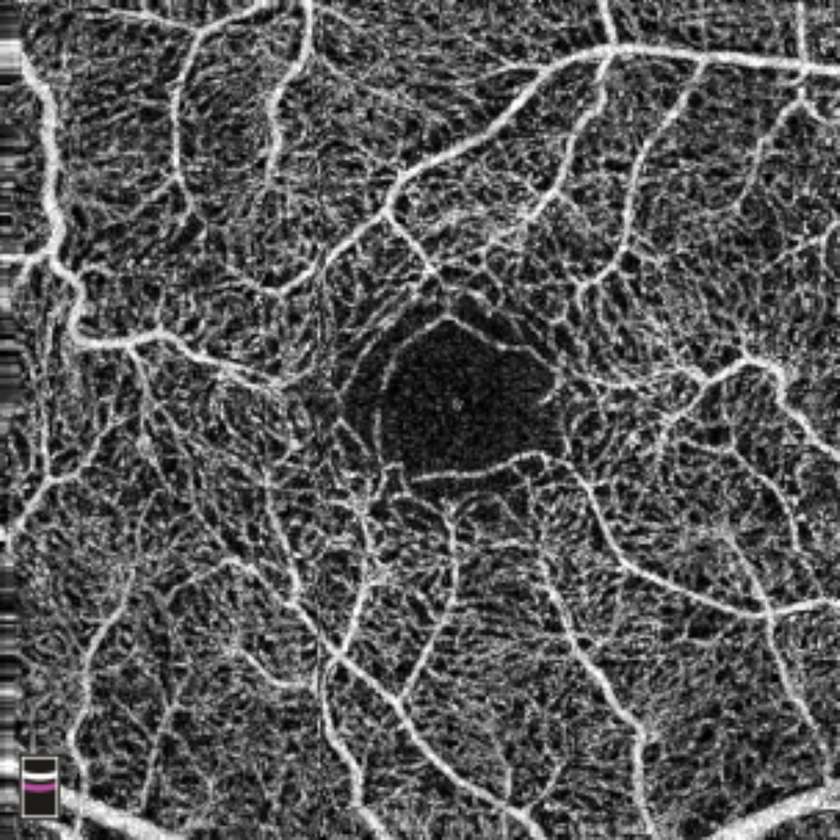
#> input picture test_images/5000.tif, 840 x 840 px, shrunk from 1000 x 1000 before the run, found by its file name
$ python frangi_2dfilter.py
#> lines starting #> are read from the running program, lines starting #| are printed output that depends on the picture
### old_translation/hessian2d.py
import numpy as np
from scipy.ndimage import convolve

def hessian_filter(I:np.ndarray, sigma:float=1)-> tuple[np.ndarray, np.ndarray, np.ndarray]:
    """
    Compute the second-order derivatives (Hessian) of an image.

    Parameters:
        I (ndarray): Grayscale image (float32 or float64).
        sigma (float): Standard deviation of the Gaussian.

    Returns:
        Dxx, Dxy, Dyy (ndarrays): Second derivative components.
    """
    # Generate filter grid
    size = int(np.round(3 * sigma))
    x, y = np.meshgrid(np.arange(-size, size + 1),
                       np.arange(-size, size + 1))

    # Gaussian 2nd derivative filters
    normalization = 1 / (2 * np.pi * sigma**4)
    DGaussxx = normalization * ((x**2 / sigma**2) - 1) * np.exp(-(x**2 + y**2) / (2 * sigma**2))
    DGaussxy = (1 / (2 * np.pi * sigma**6)) * (x * y) * np.exp(-(x**2 + y**2) / (2 * sigma**2))
    DGaussyy = DGaussxx.T  # Transpose for symmetry

    # Convolve image with filters
    Dxx = convolve(I, DGaussxx, mode='reflect')
    Dxy = convolve(I, DGaussxy, mode='reflect')
    Dyy = convolve(I, DGaussyy, mode='reflect')

    return Dxx, Dxy, Dyy


# [29 lines left out: function main, not called in this run]

# [2 lines that do not run on import are left out]

### old_translation/frangi_2dfilter.py
from hessian2d import hessian_filter
import numpy as np

def eig2im(Dxx:np.ndarray, Dxy:np.ndarray, Dyy:np.ndarray) -> tuple[np.ndarray, np.ndarray, np.ndarray, np.ndarray]:
    """
    Compute the eigenvalues and eigenvectors of the Hessian matrix at each pixel.

    Parameters:
    - Dxx: Second-order derivative in the x direction
    - Dxy: Second-order mixed derivative
    - Dyy: Second-order derivative in the y direction

    Returns:
    - X: x-component of the dominant eigenvector
    - Y: y-component of the dominant eigenvector
    - m2: Eigenvalue of the dominant direction (larger absolute value)
    - m1: Eigenvalue of the orthogonal direction (smaller absolute value)
    """
    tmp = np.sqrt((Dxx - Dyy)**2 + 4 * Dxy**2)

    eig1 = 0.5 * (Dxx + Dyy + tmp)
    eig2 = 0.5 * (Dxx + Dyy - tmp)

    aeig1 = np.abs(eig1)
    aeig2 = np.abs(eig2)

    m1 = np.where(aeig1 > aeig2, eig2, eig1)
    m2 = np.where(aeig1 > aeig2, eig1, eig2)

    v2x = 2 * Dxy
    v2y = Dyy - Dxx + tmp

    norm = np.sqrt(v2x**2 + v2y**2)
    v2x[norm != 0] /= norm[norm != 0]
    v2y[norm != 0] /= norm[norm != 0]

    v1x = -v2y
    v1y = v2x

    X = np.where(aeig1 > aeig2, v2x, v1x)
    Y = np.where(aeig1 > aeig2, v2y, v1y)

    return X, Y, m2, m1


def frangi_2Dfilter(X:np.ndarray, opts:dict) -> np.ndarray:
    """
    Apply Frangi vesselness filter to a 2D grayscale image across multiple scales.

    This function enhances tubular or vessel-like structures in the input image
    by computing the Hessian matrix at multiple Gaussian scales and evaluating
    a vesselness measure based on eigenvalue analysis.

    Parameters:
    - X (np.ndarray): 2D grayscale input image
    - opts (dict): Dictionary of options with keys:
        - 'sigmarange': tuple(float, float), range of sigma values
        - 'sigmastepsize': float, step size for sigma
        - 'correctionconst1': float, Frangi filter parameter (beta)
        - 'correctionconst2': float, Frangi filter parameter (c)

    Returns:
    - Y (np.ndarray): 2D image with vesselness response (same shape as X)
    """
    # Generate array of sigma values (scales) for multi-scale filtering
    sigmas = np.arange(opts['sigmarange'][0],
                       opts['sigmarange'][1] + opts['sigmastepsize'],
                       opts['sigmastepsize'])
    sigmas = np.sort(sigmas) # Ensure ascending order

    # Constants used in the Frangi vesselness formula
    beta = 2 * opts['correctionconst1'] ** 2
    c = 2 * opts['correctionconst2'] ** 2

    # Preallocate arrays to store results for each scale
    h, w = X.shape
    filtX_persigma = np.zeros((h, w, len(sigmas)))
    angles_persigma = np.zeros((h, w, len(sigmas)))

    # Process image at each scale
    for i, sigma in enumerate(sigmas):
        # Compute second-order derivatives of image at current scale
        Dxx, Dxy, Dyy = hessian_filter(X, sigma)
        # Normalize derivative responses by sigma^2 (scale-space theory)
        var= sigma**2
        Dxx *= var
        Dxy *= var
        Dyy *= var

        # Compute eigenvalues and eigenvectors of the Hessian matrix
        Xi, Yi, m2, m1 = eig2im(Dxx, Dxy, Dyy)

        # Calculate vessel orientation (angle of minor eigenvector)
        angles = np.arctan2(Xi, Yi)

        # Avoid division by zero in later steps
        m1[m1 == 0] = np.finfo(np.float64).eps # set the 0s to a small value
        mratio = (m2 / m1)**2

        # Compute the output image
        Xfiltered = np.exp(-mratio / beta) * (1 - np.exp(-(m1**2 + m2**2) / c))
        Xfiltered[m1 > 0] = 0
        filtX_persigma[:, :, i] = Xfiltered
        angles_persigma[:, :, i] = angles
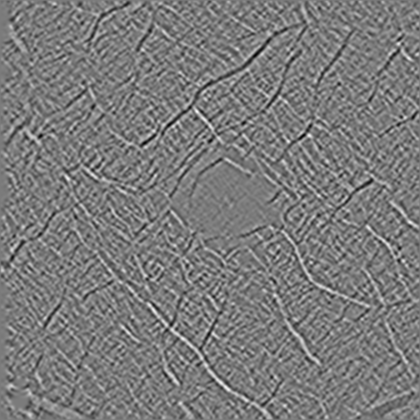
#> Dxy: shape (840, 840) float64 (shown at 1/2 size); min -0.147, max 0.157, mean 9.58e-07; drawn with min black and max white
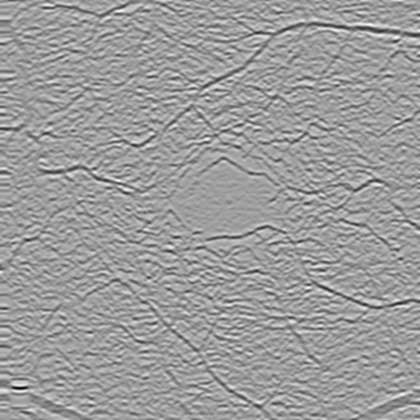
#> Dyy: shape (840, 840) float64 (shown at 1/2 size); min -0.349, max 0.212, mean -0.00552; drawn with min black and max white
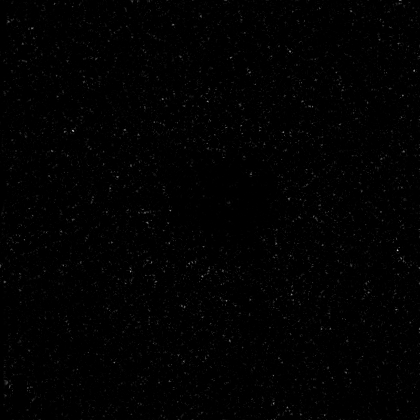
#> Xfiltered: shape (840, 840) float64 (shown at 1/2 size); min 0, max 5.24e-05, mean 3.76e-07; drawn with min black and max white
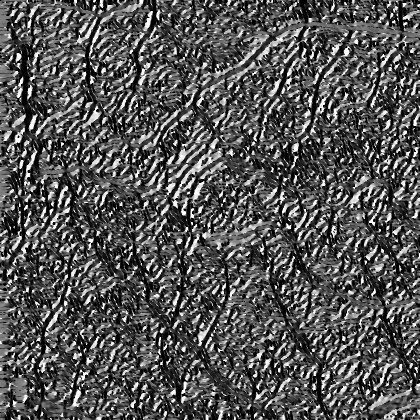
#> Xi: shape (840, 840) float64 (shown at 1/2 size); min -1, max 1, mean -0.336; drawn with min black and max white
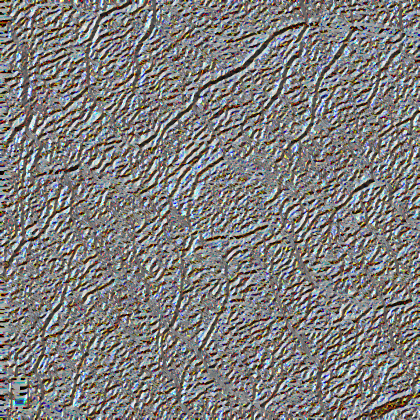
#> angles_persigma: shape (840, 840, 3) float64 (shown at 1/2 size); mean of channels 0, 1, 2 -0.781, -0.812, -0.834; drawn with min black and max white
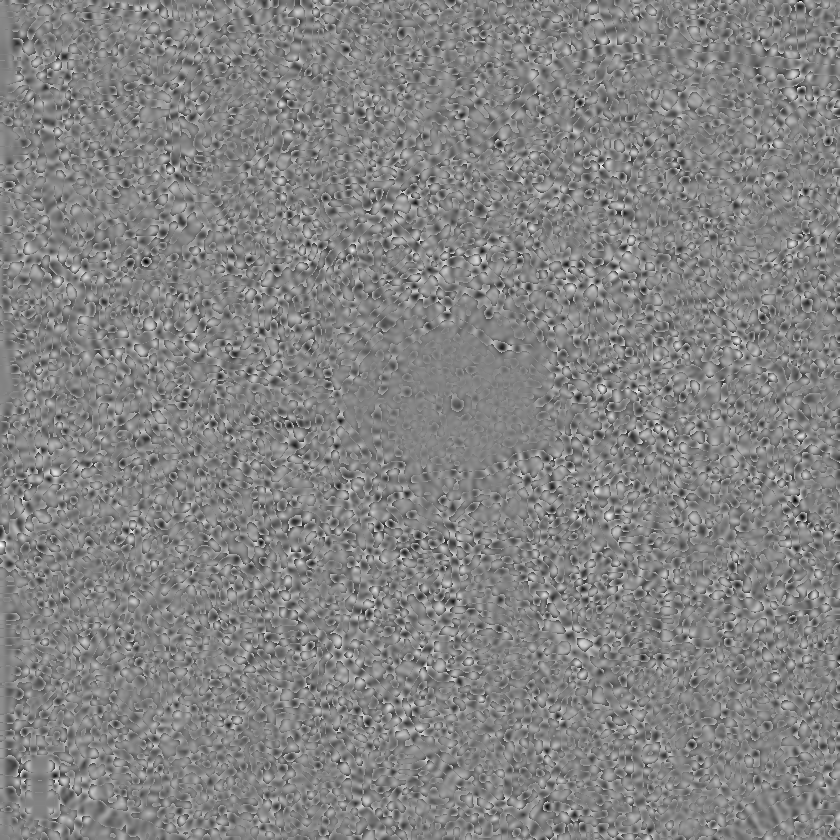
#> m1: shape (840, 840) float64; min -0.164, max 0.154, mean 0.000135; drawn with min black and max white

    Y = np.max(filtX_persigma, axis=2)
    return Y


def main():
    # Testing:
    from skimage import io, img_as_float
    import matplotlib.pyplot as plt

    image = img_as_float(io.imread("/Users/milameteor/Library/CloudStorage/OneDrive-UWA/M4 Backup/LEI/to_be_rename/MILA_renamed/test/5000.tif", as_gray=True))

    opts = {
        'sigmarange': (1, 3),
        'sigmastepsize': 1,
        'correctionconst1': 0.8,
        'correctionconst2': 15
    }

    vessel_image = frangi_2Dfilter(image, opts)

    plt.imshow(vessel_image, cmap='gray')
    plt.title("Frangi Vesselness")
    plt.axis('off')
    plt.show()

if __name__ == "__main__":
    main()

$ run again, with test_images/5001.tif copied over test_images/5000.tif
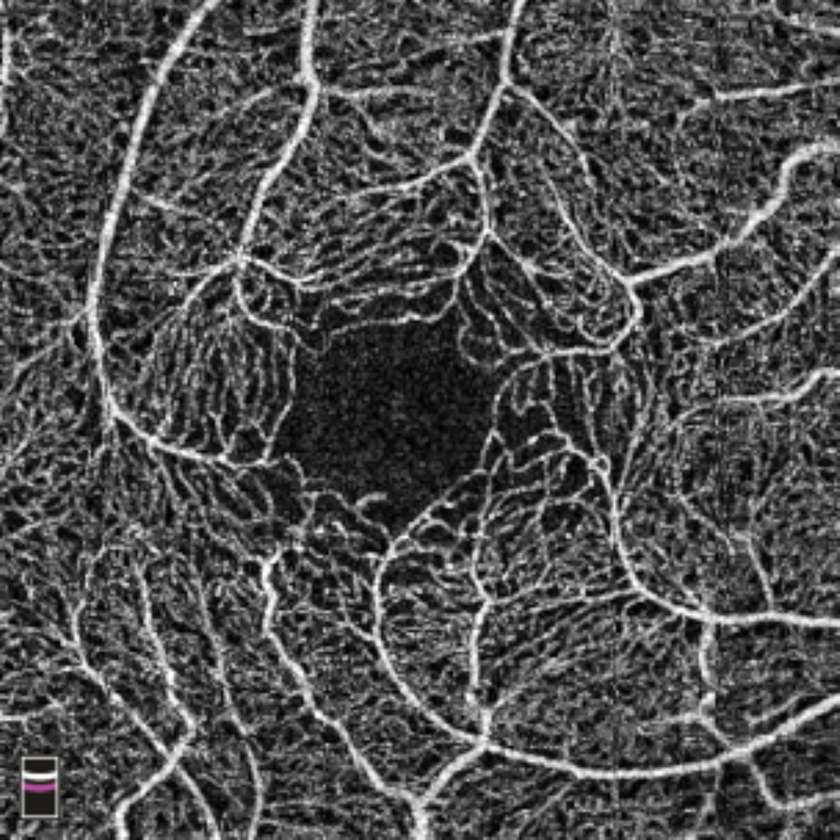
#> input picture test_images/5001.tif, 840 x 840 px, shrunk from 1000 x 1000 before the run, found by its file name
#> after the loop in frangi_2Dfilter, `for i, sigma in enumerate(sigmas):`:
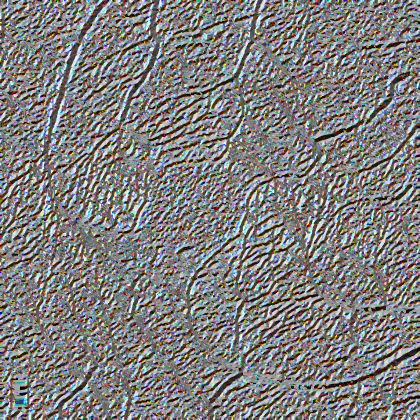
#> angles_persigma: shape (840, 840, 3) float64 (shown at 1/2 size); mean of channels 0, 1, 2 -0.771, -0.795, -0.817; drawn with min black and max white
#> after the loop in frangi_2Dfilter, `for i, sigma in enumerate(sigmas):`:
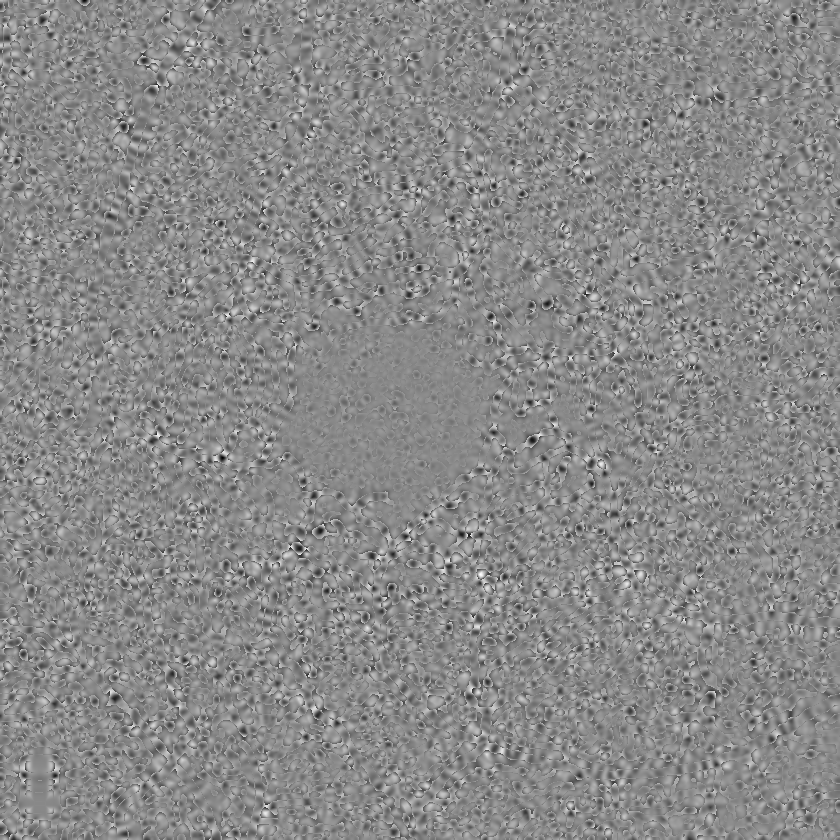
#> m1: shape (840, 840) float64; min -0.171, max 0.146, mean -0.000486; drawn with min black and max white

$ run again, with test_images/5002.tif copied over test_images/5000.tif
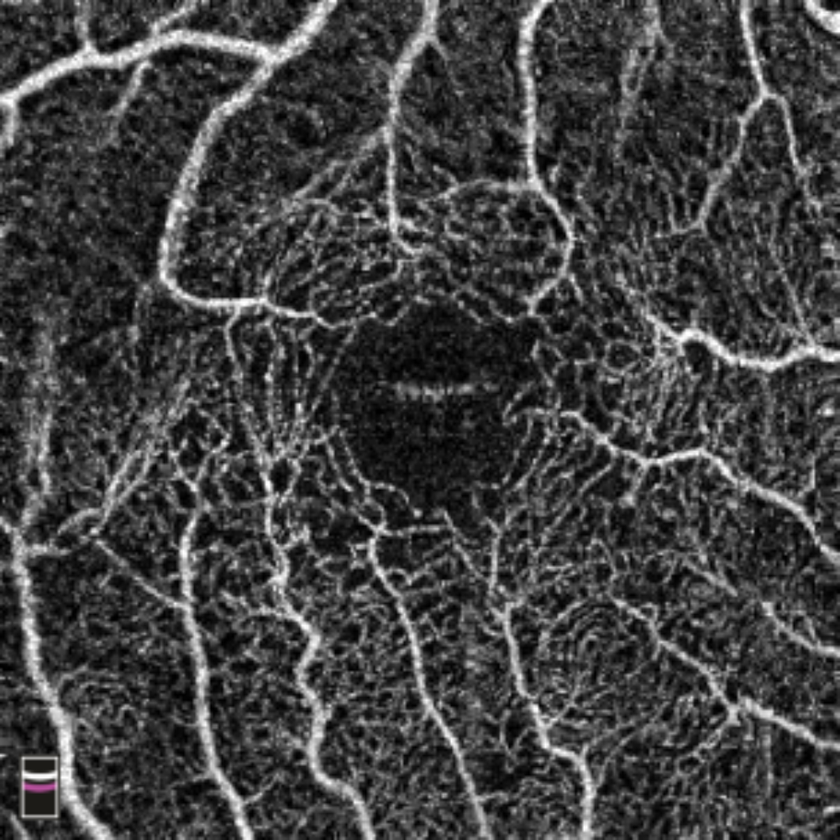
#> input picture test_images/5002.tif, 840 x 840 px, shrunk from 1000 x 1000 before the run, found by its file name
#> after the loop in frangi_2Dfilter, `for i, sigma in enumerate(sigmas):`:
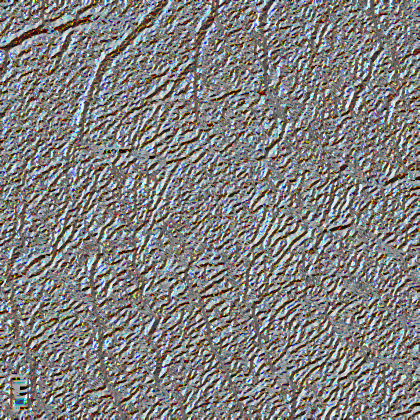
#> angles_persigma: shape (840, 840, 3) float64 (shown at 1/2 size); mean of channels 0, 1, 2 -0.757, -0.779, -0.797; drawn with min black and max white
#> after the loop in frangi_2Dfilter, `for i, sigma in enumerate(sigmas):`:
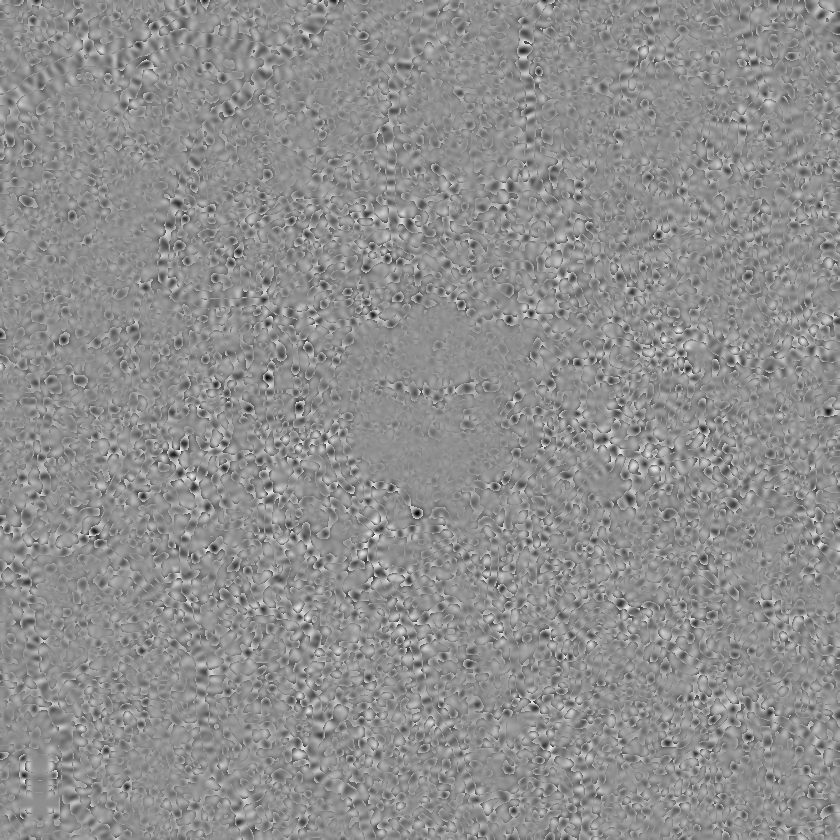
#> m1: shape (840, 840) float64; min -0.171, max 0.132, mean -0.00109; drawn with min black and max white
